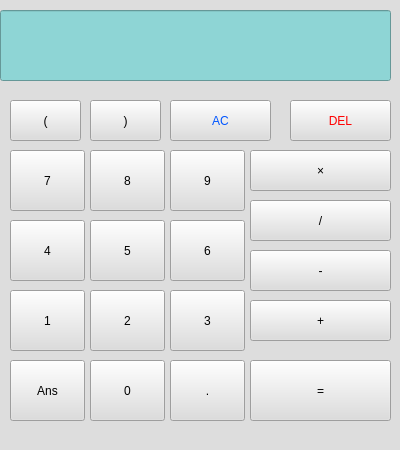
<?xml version="1.0" encoding="UTF-8"?>
<ui version="4.0">
 <class>MainWindow</class>
 <widget class="QMainWindow" name="MainWindow">
  <property name="geometry">
   <rect>
    <x>0</x>
    <y>0</y>
    <width>400</width>
    <height>450</height>
   </rect>
  </property>
  <property name="minimumSize">
   <size>
    <width>400</width>
    <height>450</height>
   </size>
  </property>
  <property name="maximumSize">
   <size>
    <width>400</width>
    <height>450</height>
   </size>
  </property>
  <property name="windowTitle">
   <string>Saad's_Calculator</string>
  </property>
  <property name="styleSheet">
   <string notr="true">background-color: rgb(221, 221, 221);</string>
  </property>
  <widget class="QWidget" name="centralwidget">
   <widget class="QLineEdit" name="lineEdit">
    <property name="geometry">
     <rect>
      <x>0</x>
      <y>10</y>
      <width>391</width>
      <height>71</height>
     </rect>
    </property>
    <property name="font">
     <font>
      <pointsize>20</pointsize>
     </font>
    </property>
    <property name="styleSheet">
     <string notr="true">
background-color: rgb(142, 213, 213);</string>
    </property>
    <property name="text">
     <string/>
    </property>
    <property name="readOnly">
     <bool>true</bool>
    </property>
   </widget>
   <widget class="QPushButton" name="pushButton">
    <property name="geometry">
     <rect>
      <x>10</x>
      <y>360</y>
      <width>75</width>
      <height>61</height>
     </rect>
    </property>
    <property name="styleSheet">
     <string notr="true">font: 75 22pt &quot;MS Shell Dlg 2&quot;;</string>
    </property>
    <property name="text">
     <string>Ans</string>
    </property>
   </widget>
   <widget class="QPushButton" name="pushButton_9">
    <property name="geometry">
     <rect>
      <x>250</x>
      <y>360</y>
      <width>141</width>
      <height>61</height>
     </rect>
    </property>
    <property name="styleSheet">
     <string notr="true">font: 75 36pt &quot;MS Shell Dlg 2&quot;;</string>
    </property>
    <property name="text">
     <string>=</string>
    </property>
   </widget>
   <widget class="QPushButton" name="pushButton_10">
    <property name="geometry">
     <rect>
      <x>170</x>
      <y>360</y>
      <width>75</width>
      <height>61</height>
     </rect>
    </property>
    <property name="styleSheet">
     <string notr="true">font: 75 22pt &quot;MS Shell Dlg 2&quot;;</string>
    </property>
    <property name="text">
     <string>.</string>
    </property>
   </widget>
   <widget class="QPushButton" name="pushButton_11">
    <property name="geometry">
     <rect>
      <x>90</x>
      <y>360</y>
      <width>75</width>
      <height>61</height>
     </rect>
    </property>
    <property name="styleSheet">
     <string notr="true">font: 75 22pt &quot;MS Shell Dlg 2&quot;;</string>
    </property>
    <property name="text">
     <string>0</string>
    </property>
   </widget>
   <widget class="QPushButton" name="pushButton_13">
    <property name="geometry">
     <rect>
      <x>90</x>
      <y>290</y>
      <width>75</width>
      <height>61</height>
     </rect>
    </property>
    <property name="styleSheet">
     <string notr="true">font: 75 22pt &quot;MS Shell Dlg 2&quot;;</string>
    </property>
    <property name="text">
     <string>2</string>
    </property>
   </widget>
   <widget class="QPushButton" name="pushButton_2">
    <property name="geometry">
     <rect>
      <x>10</x>
      <y>290</y>
      <width>75</width>
      <height>61</height>
     </rect>
    </property>
    <property name="styleSheet">
     <string notr="true">font: 75 22pt &quot;MS Shell Dlg 2&quot;;</string>
    </property>
    <property name="text">
     <string>1</string>
    </property>
   </widget>
   <widget class="QPushButton" name="pushButton_14">
    <property name="geometry">
     <rect>
      <x>170</x>
      <y>290</y>
      <width>75</width>
      <height>61</height>
     </rect>
    </property>
    <property name="styleSheet">
     <string notr="true">font: 75 22pt &quot;MS Shell Dlg 2&quot;;</string>
    </property>
    <property name="text">
     <string>3</string>
    </property>
   </widget>
   <widget class="QPushButton" name="pushButton_16">
    <property name="geometry">
     <rect>
      <x>90</x>
      <y>220</y>
      <width>75</width>
      <height>61</height>
     </rect>
    </property>
    <property name="styleSheet">
     <string notr="true">font: 75 22pt &quot;MS Shell Dlg 2&quot;;</string>
    </property>
    <property name="text">
     <string>5</string>
    </property>
   </widget>
   <widget class="QPushButton" name="pushButton_3">
    <property name="geometry">
     <rect>
      <x>10</x>
      <y>220</y>
      <width>75</width>
      <height>61</height>
     </rect>
    </property>
    <property name="styleSheet">
     <string notr="true">font: 75 22pt &quot;MS Shell Dlg 2&quot;;</string>
    </property>
    <property name="text">
     <string>4</string>
    </property>
   </widget>
   <widget class="QPushButton" name="pushButton_17">
    <property name="geometry">
     <rect>
      <x>170</x>
      <y>220</y>
      <width>75</width>
      <height>61</height>
     </rect>
    </property>
    <property name="styleSheet">
     <string notr="true">font: 75 22pt &quot;MS Shell Dlg 2&quot;;</string>
    </property>
    <property name="text">
     <string>6</string>
    </property>
   </widget>
   <widget class="QPushButton" name="pushButton_18">
    <property name="geometry">
     <rect>
      <x>250</x>
      <y>150</y>
      <width>141</width>
      <height>41</height>
     </rect>
    </property>
    <property name="styleSheet">
     <string notr="true">font: 75 24pt &quot;MS Shell Dlg 2&quot;;</string>
    </property>
    <property name="text">
     <string>×</string>
    </property>
   </widget>
   <widget class="QPushButton" name="pushButton_19">
    <property name="geometry">
     <rect>
      <x>90</x>
      <y>150</y>
      <width>75</width>
      <height>61</height>
     </rect>
    </property>
    <property name="styleSheet">
     <string notr="true">font: 75 22pt &quot;MS Shell Dlg 2&quot;;</string>
    </property>
    <property name="text">
     <string>8</string>
    </property>
   </widget>
   <widget class="QPushButton" name="pushButton_4">
    <property name="geometry">
     <rect>
      <x>10</x>
      <y>150</y>
      <width>75</width>
      <height>61</height>
     </rect>
    </property>
    <property name="styleSheet">
     <string notr="true">font: 75 22pt &quot;MS Shell Dlg 2&quot;;</string>
    </property>
    <property name="text">
     <string>7</string>
    </property>
   </widget>
   <widget class="QPushButton" name="pushButton_20">
    <property name="geometry">
     <rect>
      <x>170</x>
      <y>150</y>
      <width>75</width>
      <height>61</height>
     </rect>
    </property>
    <property name="styleSheet">
     <string notr="true">font: 75 22pt &quot;MS Shell Dlg 2&quot;;</string>
    </property>
    <property name="text">
     <string>9</string>
    </property>
   </widget>
   <widget class="QPushButton" name="pushButton_21">
    <property name="geometry">
     <rect>
      <x>250</x>
      <y>200</y>
      <width>141</width>
      <height>41</height>
     </rect>
    </property>
    <property name="styleSheet">
     <string notr="true">font: 75 24pt &quot;MS Shell Dlg 2&quot;;</string>
    </property>
    <property name="text">
     <string>/</string>
    </property>
   </widget>
   <widget class="QPushButton" name="pushButton_22">
    <property name="geometry">
     <rect>
      <x>250</x>
      <y>250</y>
      <width>141</width>
      <height>41</height>
     </rect>
    </property>
    <property name="styleSheet">
     <string notr="true">font: 75 24pt &quot;MS Shell Dlg 2&quot;;</string>
    </property>
    <property name="text">
     <string>-</string>
    </property>
   </widget>
   <widget class="QPushButton" name="pushButton_23">
    <property name="geometry">
     <rect>
      <x>250</x>
      <y>300</y>
      <width>141</width>
      <height>41</height>
     </rect>
    </property>
    <property name="styleSheet">
     <string notr="true">font: 75 24pt &quot;MS Shell Dlg 2&quot;;</string>
    </property>
    <property name="text">
     <string>+</string>
    </property>
   </widget>
   <widget class="QPushButton" name="pushButton_24">
    <property name="geometry">
     <rect>
      <x>10</x>
      <y>100</y>
      <width>71</width>
      <height>41</height>
     </rect>
    </property>
    <property name="styleSheet">
     <string notr="true">font: 75 22pt &quot;MS Shell Dlg 2&quot;;</string>
    </property>
    <property name="text">
     <string>(</string>
    </property>
   </widget>
   <widget class="QPushButton" name="pushButton_25">
    <property name="geometry">
     <rect>
      <x>90</x>
      <y>100</y>
      <width>71</width>
      <height>41</height>
     </rect>
    </property>
    <property name="styleSheet">
     <string notr="true">font: 75 22pt &quot;MS Shell Dlg 2&quot;;</string>
    </property>
    <property name="text">
     <string>)</string>
    </property>
   </widget>
   <widget class="QPushButton" name="pushButton_26">
    <property name="geometry">
     <rect>
      <x>170</x>
      <y>100</y>
      <width>101</width>
      <height>41</height>
     </rect>
    </property>
    <property name="styleSheet">
     <string notr="true">font: 75 24pt &quot;MS Shell Dlg 2&quot;;
color: rgb(0, 85, 255);</string>
    </property>
    <property name="text">
     <string>AC</string>
    </property>
   </widget>
   <widget class="QPushButton" name="pushButton_27">
    <property name="geometry">
     <rect>
      <x>290</x>
      <y>100</y>
      <width>101</width>
      <height>41</height>
     </rect>
    </property>
    <property name="styleSheet">
     <string notr="true">font: 75 24pt &quot;MS Shell Dlg 2&quot;;
color: rgb(255, 0, 0);</string>
    </property>
    <property name="text">
     <string>DEL</string>
    </property>
   </widget>
  </widget>
 </widget>
 <resources/>
 <connections/>
</ui>
